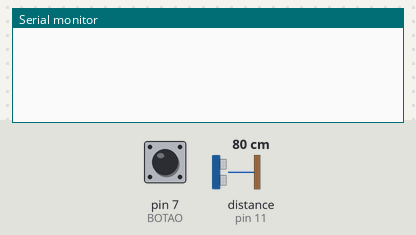
The sketch below on a simulated Arduino Uno, built with avr-gcc and run on an emulated ATmega328P. Parts: the last lines printed to the serial monitor. The test bench sets the inputs (shaded band); at power-on: pin 7 (BOTAO) HIGH, distance to the obstacle (sensor on pin 11) 80 cm. The echo pulse lasts 58.3 µs per cm.

Above: at 1.2 s.
1.3 s: pin 7 (BOTAO) pulled LOW for 0.15 s
At 1.42 s:
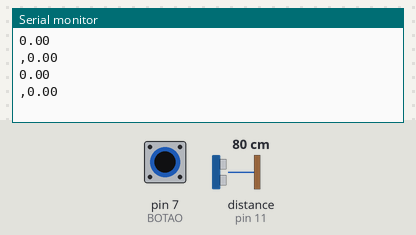
2.9 s: distance to the obstacle (sensor on pin 11) set to 2 cm
At 2.97 s:
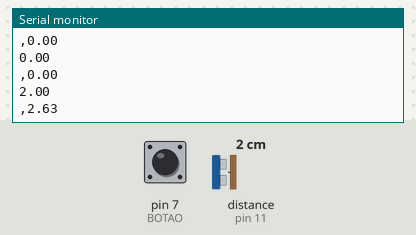
4.4 s: distance to the obstacle (sensor on pin 11) set to 4 cm
At 4.41 s:
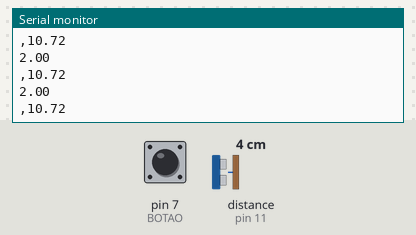
Timing chart, 0 to 7.4 s (numbered marks = the images above; inputs shaded):
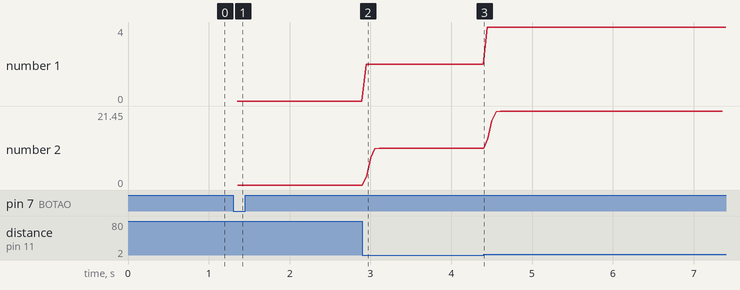

Measured:
- after the input at 1.3 s, the serial monitor: prints a new line after 0.05 s (image 1)
- after the input at 2.9 s, the serial monitor: prints a new line after 0.05 s (image 2)
- plotted number 1: 0 → 2 after the input at 2.9 s, 2 → 4 after the input at 4.4 s
- plotted number 2: 0 → 10.72 after the input at 2.9 s, 10.72 → 21.45 after the input at 4.4 s

The sketch:

testeSensor.ino
```cpp
#include <NewPing.h>

#define TRIGGER_PIN 12
#define ECHO_PIN 11
#define MAX_DISTANCE 30
#define BOTAO 7
#define TEMPO_MAX 3000
NewPing sonar(TRIGGER_PIN, ECHO_PIN, MAX_DISTANCE);


void deslocaVetor( float *vetorAddr, int tam, float valor){
    for (int k = tam-1; k > 0; k--){
        *(vetorAddr+k) = *(vetorAddr+k-1);
    }
    *vetorAddr = valor;
}

float medido = 0;
float filtrado = 0;
float time = 0;
bool btnPress = false;
float filtroPassaBaixa (float x){
    static float y_pass[2] = {0,0}, x_pass[2] = {0,0};
    const float a = 0.65, b = 0.70;
    const float a0 = 0.7616, a1 = -2.2228, a2 = 0.0156;
    const float b0 = 1, b1 = 2, b2 = 1;
    float y =  (b0 * x + b1 * x_pass[0] + b2 * x_pass[1] + a1 * y +  a2 * y_pass[1])/a0;
    deslocaVetor(y_pass, 2, y);
    deslocaVetor(x_pass, 2, x);
    return y;
}
void setup() {
  Serial.begin(9600);
  pinMode(BOTAO, INPUT_PULLUP);
}
void loop() {
  if(digitalRead(BOTAO) == LOW) {
    btnPress = !btnPress;
  }
  if(btnPress && time < TEMPO_MAX)
  {
    delay(50);
    medido = sonar.ping_cm();
    filtrado = filtroPassaBaixa(medido);
    Serial.println(medido);
    Serial.print(",");
    Serial.println(filtrado);
    time++;
  }
}
```
